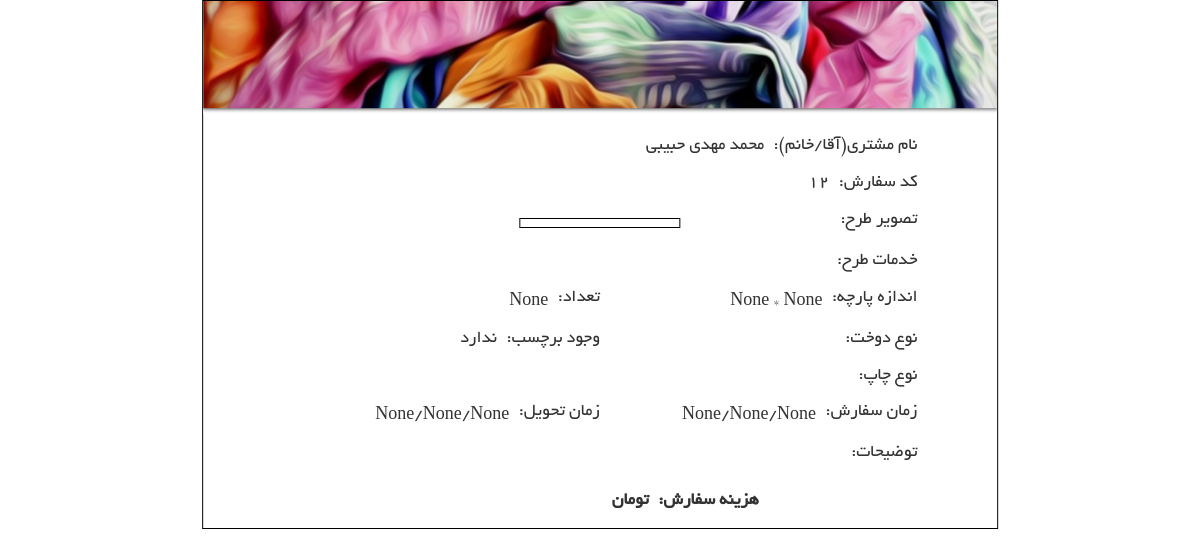
/reserve/factorForm/12, run on the app's committed database.
### ReserveForm/models.py (models this page shows, shortened)
class ReserveForm(models.Model):
    customer = models.ForeignKey(Customer, verbose_name='مشتری', )
    tarh = models.ImageField(upload_to='tarh/', verbose_name='طرح', blank=True, null=True)
    serviceTarh = models.ManyToManyField('ServiceTarh', verbose_name='خدمات طرح', blank=True)
    hasParche = models.BooleanField(verbose_name='پارچه دارد', default=False)
    parche = models.ForeignKey('Parche',verbose_name='پارچه', blank=True, null=True)
    parcheWidth = models.IntegerField(verbose_name='عرض پارچه', blank=True, null=True)
    parcheHeight = models.IntegerField(verbose_name='طول پارچه', blank=True, null=True)
    number = models.IntegerField(verbose_name='تعداد', blank=True, null=True)
    typeChap = models.ForeignKey('Chap', verbose_name='چاپ', blank=True, null=True)
    dookht = models.ForeignKey('Dookht', verbose_name='دوخت', blank=True, null=True,)
    hasLabel = models.BooleanField(verbose_name='لیبل دارد', default=False)
    otherServices = models.ManyToManyField('OtherServices', verbose_name='سایر خدمات', blank=True)
    reserveDay = models.IntegerField(choices=dayChoice, verbose_name='روز', blank=True, null=True)
    reserveMonth = models.IntegerField(choices=monthChoice, verbose_name='ماه', blank=True, null=True)
    reserveYear = models.IntegerField(choices=yearChoice, verbose_name='سال', blank=True, null=True)
    deliveryDay = models.IntegerField(choices=dayChoice, verbose_name='روز', blank=True, null=True)
    deliveryMonth = models.IntegerField(choices=monthChoice, verbose_name='ماه', blank=True, null=True)
    deliveryYear = models.IntegerField(choices=yearChoice, verbose_name='سال', blank=True, null=True)
    description = models.TextField(verbose_name='توضیح', blank=True, null=True)
    process = models.ForeignKey('Process', verbose_name='فرایند', blank=True, null=True, default=2)
    class Meta:
        verbose_name = "سفارش"
        verbose_name_plural = "سفارش"
    def get_tarh_url(self):
        if self.tarh:
            return self.tarh.url
        else:
            return ''

### UserManager/models.py (models this page shows, shortened)
class Customer(models.Model):
    user = models.OneToOneField(User, )
    username = models.CharField(max_length=100, verbose_name='نام کاربری')
    name = models.CharField(max_length=100, null=True, blank=True, verbose_name='نام')
    phoneNumber = models.CharField(max_length=50, verbose_name='شماره تلفن همراه', blank=True, null=True)
    email = models.EmailField(verbose_name='ایمیل',)
    moaref = models.CharField(max_length=200, verbose_name='نام معرف', blank=True, null=True)
    workPhoneNumber = models.CharField(max_length=50, verbose_name='تلفن محل کار', blank=True, null=True)
    address = models.TextField(verbose_name='آدرس', null=True, blank=True)
    companyName = models.CharField(verbose_name='نام شرکت', max_length=100, blank=True, null=True)
    class Meta:
        verbose_name = 'مشتری'
        verbose_name_plural = 'مشتری'

### ReserveForm/views.py (the view)
# urls.py: url(r'^factorForm/(?P<id>[0-9]+)', view=views.factor_form, name='FactorReserveForm'),
def factor_form(request, id):
    form = ReserveForm.objects.get(id=id)
    context = {'form':form}
    return render(request, 'printFactorReserve.html', context=context)

### ReserveForm/templatetags/toPersian.py (called while the page is built, shortened)
@register.filter
def IntegerToPersian(number):
    if number is None:
        return None

@register.filter
def FloatToPersian(number):
    if number is None:
        return None

### templates/printFactorReserve.html (shortened to what this page needs)
{% load static %}
{% load toPersian %}
<!DOCTYPE html>
<html lang="en">
<head>
    <link href="{% static 'css/printFactorReserve.css' %}" rel="stylesheet">
</head>
<body>
<div class="main-wrapper center-horizontally border-black">
    <div class="header">
        <img src="{% static 'img/header.jpg' %}">
    </div>
    <div class="content center-horizontally">
        <div class="item clear-both">
            <div class="item-label">
                <div class="direction-rtl font">
                نام مشتری(آقا/خانم):
                </div>
            </div>
            <div class="item-value">
                <div class="direction-rtl font">
                    {{ form.customer.name }}
                </div>
            </div>
        </div>
        <div class="item clear-both">
            <div class="item-label">
                <div class="direction-rtl font">
                    کد سفارش:
                </div>
            </div>
            <div class="item-value">
                <div class="direction-rtl font">
                    {{ form.id }}
                </div>
            </div>
        </div>
        <div class="item clear-both full-width">
            <div class="item-label">
                <div class="direction-rtl font">
                تصویر طرح:
                </div>
            </div>
            <div class="full-width">
                <img src="{{ form.get_tarh_url }}" id="design-image" class="center-horizontally border-black">
            </div>
        </div>
        <div class="item clear-both full-width">
            <div class="item-label">
                <div class="direction-rtl font">
                    خدمات طرح:
                </div>
            </div>
        </div>
        <div class="item clear-both half-width">
            <div class="item-label">
                <div class="direction-rtl font">
                    اندازه پارچه:
                </div>
            </div>
            <div class="item-value">
                <div class="direction-rtl font">
                    {{ form.parcheWidth|FloatToPersian }} * {{ form.parcheHeight|FloatToPersian }}
                </div>
            </div>
        </div>
        <div class="item half-width">
            <div class="item-label">
                <div class="direction-rtl font">
                    تعداد:
                </div>
            </div>
            <div class="item-value">
                <div class="direction-rtl font">
                    {{ form.number|IntegerToPersian }}
                </div>
            </div>
        </div>
        <div class="item half-width">
            <div class="item-label">
                <div class="direction-rtl font">
                    نوع دوخت:
                </div>
            </div>
        </div>
        <div class="item half-width">
            <div class="item-label">
                <div class="direction-rtl font">
                    وجود برچسب:
                </div>
            </div>
            <div class="item-value">
                <div class="direction-rtl font">
                    {% if form.hasLabel %}
                        دارد
                    {% else %}
                        ندارد
                    {% endif %}
                </div>
            </div>
        </div>
        <div class="item full-width">
            <div class="item-label">
                <div class="direction-rtl font">
                    نوع چاپ:
                </div>
            </div>
        </div>
        <div class="item half-width">
            <div class="item-label">
                <div class="direction-rtl font">
                    زمان سفارش:
                </div>
            </div>
            <div class="item-value">
                <div class="direction-rtl font">
                    {{ form.reserveYear|IntegerToPersian }}/{{ form.reserveMonth|IntegerToPersian }}/{{ form.reserveDay|IntegerToPersian }}
                </div>
            </div>
        </div>
        <div class="item half-width">
            <div class="item-label">
                <div class="direction-rtl font">
                    زمان تحویل:
                </div>
            </div>
            <div class="item-value">
                <div class="direction-rtl font">
                    {{ form.deliveryYear|IntegerToPersian }}/{{ form.deliveryMonth|IntegerToPersian }}/{{ form.deliveryDay|IntegerToPersian }}
                </div>
            </div>
        </div>
        <div class="item full-width">
            <div class="item-label">
                <div class="direction-rtl font">
                    توضیحات:
                </div>
            </div>
        </div>
        <div class="item half-width center-horizontally-float-right">
            <div class="item-label">
                <div class="direction-rtl font bold">
                    هزینه سفارش:
                </div>
            </div>
            <div class="item-value">
                <div class="direction-rtl font bold">
                    {{ cost }} تومان
                </div>
            </div>
        </div>
    </div>
</div>
</body>
</html>

### static/css/printFactorReserve.css (style rules this page uses)
html, body { margin: 0; padding: 0; }
.center-horizontally { position: relative; left: 50%; transform: translateX(-50%); }
.center-horizontally-float-right { position: relative; right: 50%; transform: translateX(50%); }
.main-wrapper { width: 21cm; overflow: auto; padding-bottom: 0.5cm; }
.header img { width: 100%; height: auto; max-height:4cm; }
.content { width: 80%; overflow: auto; }
.clear-both { clear: both; }
.half-width { width: 50%; }
.full-width { width: 100%; }
.font { font-family: "Yekan"; }
.bold { font-weight: bold; }
.border-black { border: 1px solid #000000; }
.item { float: right; margin-top: 0.5cm; font-size: 18px; color: #333333; }
.direction-rtl { direction: rtl; }
.item-label { float: right; }
.item-value { float: right; margin-right: 0.25cm; }
#design-image { height: 4cm; width: auto; max-width: 95%; min-width: 4cm; padding:0.1cm; margin-top: 0.2cm; }

### data on the page
ReserveForm: customer.name "محمد مهدی حبیبی", id "12", parcheWidth|FloatToPersian "None", parcheHeight|FloatToPersian "None", number|IntegerToPersian "None", reserveYear|IntegerToPersian "None", reserveMonth|IntegerToPersian "None", reserveDay|IntegerToPersian "None", deliveryYear|IntegerToPersian "None", deliveryMonth|IntegerToPersian "None", deliveryDay|IntegerToPersian "None"
